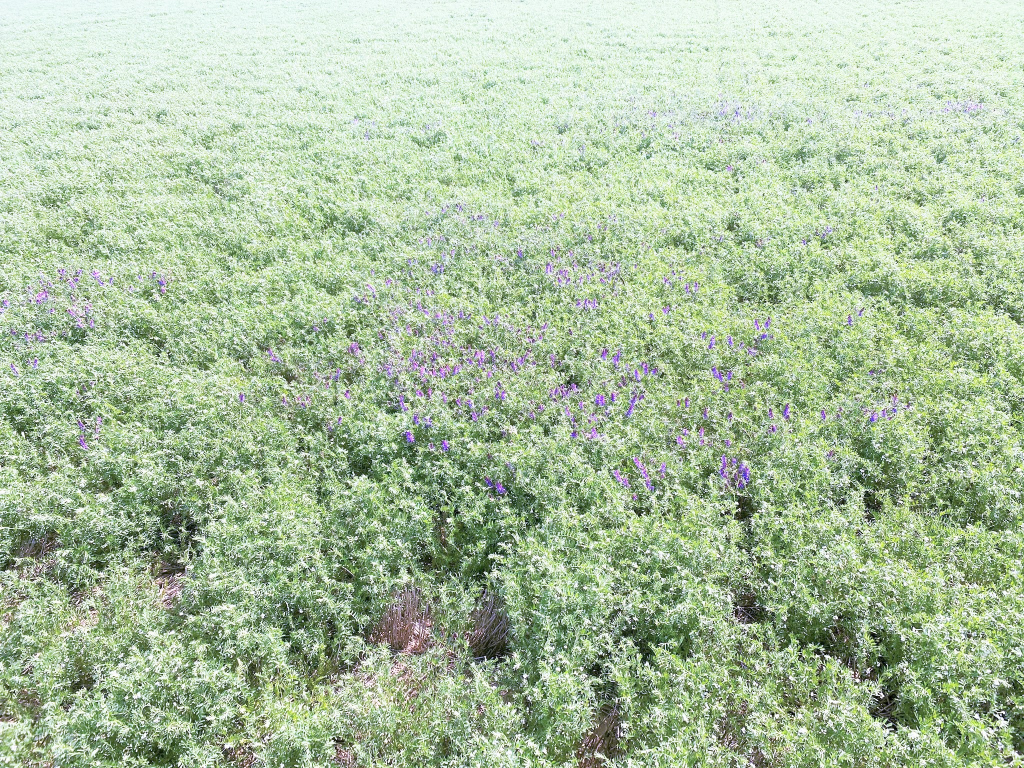
#> input picture tares-lentils_brighter.jpg, 2048 x 1536 px (shown at 1/2 size)
$ python flower_detector.py
#> lines starting #> are read from the running program, lines starting #| are printed output that depends on the picture; after the words box and inside, x2 and y2 are one past the last pixel; in counts of white or black regions, pixels touching at a corner belong together
### trackbar_mgmt.py
import numpy as np
import cv2


def nothing(x):
    pass

def colour_mask(image, winName):
    ch1Min = cv2.getTrackbarPos('ch1Min', winName)
    ch1Max = cv2.getTrackbarPos('ch1Max', winName)
    ch2Min = cv2.getTrackbarPos('ch2Min', winName)
    ch2Max = cv2.getTrackbarPos('ch2Max', winName)
    ch3Min = cv2.getTrackbarPos('ch3Min', winName)
    ch3Max = cv2.getTrackbarPos('ch3Max', winName)

    lowerThresh = np.array([ch1Min, ch2Min, ch3Min])
    upperThresh = np.array([ch1Max, ch2Max, ch3Max])

    thresh = cv2.inRange(image, lowerThresh, upperThresh)

    kernel = cv2.getStructuringElement(cv2.MORPH_ELLIPSE, (3, 3))
    thresh = cv2.morphologyEx(thresh, cv2.MORPH_OPEN, kernel)
    paramsDict = {"ch1Min": ch1Min, "ch1Max": ch1Max,
                  "ch2Min": ch2Min, "ch2Max": ch2Max,
                  "ch3Min": ch3Min, "ch3Max": ch3Max}

    return thresh, paramsDict

def create_trackbars(winName, paramsDict):
    cv2.createTrackbar('ch1Min', winName, paramsDict['ch1Min'], 179, nothing)
    cv2.createTrackbar('ch1Max', winName, paramsDict['ch1Max'], 179, nothing)
    cv2.createTrackbar('ch2Min', winName, paramsDict['ch2Min'], 255, nothing)
    cv2.createTrackbar('ch2Max', winName, paramsDict['ch2Max'], 255, nothing)
    cv2.createTrackbar('ch3Min', winName, paramsDict['ch2Min'], 255, nothing)
    cv2.createTrackbar('ch3Max', winName, paramsDict['ch3Max'], 255, nothing)

### sliding_window.py

# returns a new part of the image based on an input, stepsize and window size
# check out Pyimagesearch for the full tutorial on sliding windows and pyramids. This has been adapted from there.
def sliding_window(image, stepSizeW, stepSizeH, windowSize):
    window_id = 0
    for y in range(0, image.shape[0], stepSizeH):
        for x in range(0, image.shape[1], stepSizeW):
            window_id += 1
            yield (window_id, x, y, image[y:y + windowSize[1], x:x + windowSize[0]])

### flower_detector.py
from trackbar_mgmt import colour_mask, create_trackbars
from sliding_window import sliding_window
import imutils
import json
import cv2
import os

######## ENTER PARAMETERS HERE ##########
IMAGE_PATH = "tares-lentils_brighter.jpg" # path to the input image
SAVE_NAME = "exB_hsv_bright.jpg" # save name for output
SLIDERS = False # toggle the slider adjustment for thresholds
TOTAL_COUNT = 0
#########################################

# if a json file with the saved parameters exists load it
if os.path.exists("parameters.json"):
    with open("parameters.json", 'r') as f:
#> (reads parameters.json from the repository)
        paramsDict = json.load(f)
        print(paramsDict)
    print("[INFO] Loaded parameters from file...")
# else create a new one
else:
    paramsDict = {"ch1Min": 0, "ch1Max": 179,
                  "ch2Min": 0, "ch2Max": 55,
                  "ch3Min": 65, "ch3Max": 170}
    print("[INFO] No file found, using default parameters...")

# create the window/trackbars
cv2.namedWindow("Output", cv2.WINDOW_AUTOSIZE)
segmentationWindow = 'Segmentation Params'
cv2.namedWindow(segmentationWindow)
create_trackbars(segmentationWindow, paramsDict)
cv2.waitKey(10000)

# read the image, resize
image = cv2.imread(IMAGE_PATH)
#> image is the input picture: shape (1536, 2048, 3); mean B, G, R 158.6, 190.5, 170.9
image = imutils.resize(image, width=1200)
#> image: shape (900, 1200, 3)

# split the image into channels and create the exBR composite image, removing the green channel.
# Result is converted to HSV
b, g, r = cv2.split(image)
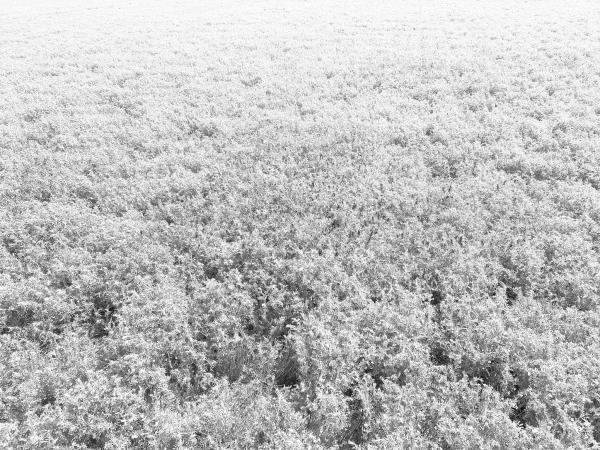
#> g: shape (900, 1200) (shown at 1/2 size); min 2, max 255, mean 190.5
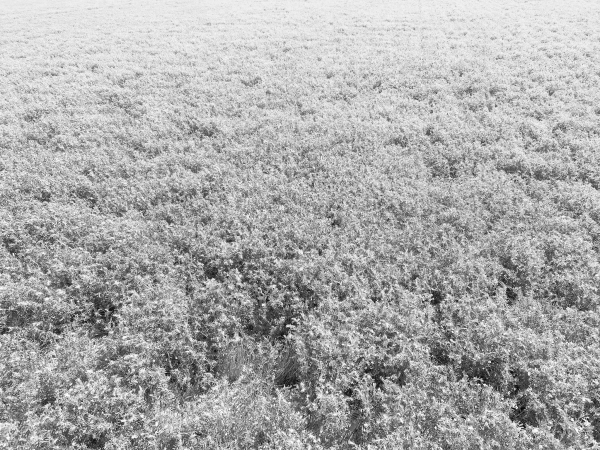
#> r: shape (900, 1200) (shown at 1/2 size); min 1, max 255, mean 170.9
merged = cv2.merge((b, b, r))
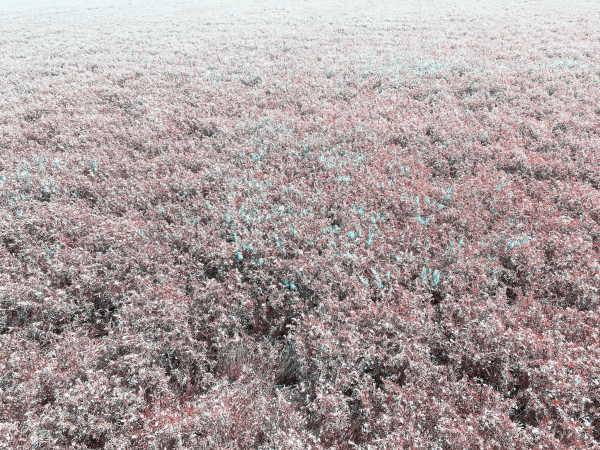
#> merged: shape (900, 1200, 3) (shown at 1/2 size); mean of channels 0, 1, 2 158.6, 158.6, 170.9; drawn as B, G, R
hsv = cv2.cvtColor(merged, cv2.COLOR_BGR2HSV)
#> hsv: shape (900, 1200, 3); mean H, S, V 18.9, 27, 172.3
display = image.copy()

# set the sliding window parameters
STEPH = int(image.shape[0] / 10)
#> STEPH = 90
WINH = int(image.shape[0] / 10)
#> WINH = 90
STEPW = int(image.shape[1] / 10)
#> STEPW = 120
WINW = int(image.shape[1] / 10)
#> WINW = 120

# create sliding windows
for (winID, x, y, imageOut) in sliding_window(hsv, stepSizeH=STEPH, stepSizeW=STEPW, windowSize=(WINW, WINH)):
    cv2.rectangle(display, (x, y), (x + WINW, y + WINH), (0, 255, 0), 2)
#> display: shape (900, 1200, 3); mean B, G, R 158.4, 190.5, 170.6
    if imageOut.shape[0] != WINH or imageOut.shape[1] != WINW:
        continue

    # if SLIDERS is TRUE open up the masked image and allow user input to change threshold values on sliders
    while SLIDERS:
        thresh, paramsDict = colour_mask(imageOut, segmentationWindow)
        masked = cv2.bitwise_and(imageOut, imageOut, mask=thresh)
        cv2.imshow("slider", masked)
        k = cv2.waitKey(5) & 0xFF
        if k == 27:
            # save the parameters to file for next time
            with open('parameters.json', 'w+') as f:
                json.dump(paramsDict, f, indent=4)
                print("[INFO] Parameters saved")
            break

    # run the thresholding and masking
    thresh, paramsDict = colour_mask(imageOut, segmentationWindow)
#> in colour_mask, `thresh = cv2.inRange(image, lowerThresh, upperThresh)`:
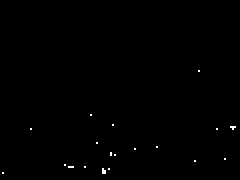
#> thresh: shape (90, 120) (shown 2 times larger); 0.27% white in thin lines or dots, all inside (x1, y1, x2, y2) = (1, 35, 118, 87)
#> in colour_mask, `thresh = cv2.inRange(image, lowerThresh, upperThresh)`:
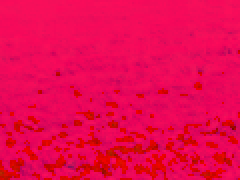
#> image: shape (90, 120, 3) (shown 2 times larger); mean of channels 0, 1, 2 79.6, 7.7, 233.2; drawn as B, G, R
#> in colour_mask, `thresh = cv2.morphologyEx(thresh, cv2.MORPH_OPEN, kernel)`: thresh: shape (90, 120); every value is 0
#> paramsDict = {'ch1Min': 0, 'ch1Max': 179, 'ch2Min': 0, 'ch2Max': 55, 'ch3Min': 0, 'ch3Max': 170}
    masked = cv2.bitwise_and(imageOut, imageOut, mask=thresh)
#> masked: shape (90, 120, 3); every value is 0

    # find the contours
    cnts = cv2.findContours(thresh.copy(), cv2.RETR_EXTERNAL, cv2.CHAIN_APPROX_SIMPLE)
#> cnts = 0 contours
    cnts = imutils.grab_contours(cnts)
#> cnts = []
    for c in cnts:
        # filter based on total area
        if cv2.contourArea(c) > 2:
            (Cx, Cy), radius = cv2.minEnclosingCircle(c)
            cv2.circle(display, (int(Cx + x), int(Cy + y)), int(radius), (0, 0, 255), 1)
            TOTAL_COUNT += 1
#> this loop made 0 passes
#> after the loop, TOTAL_COUNT = 0
    tempImage = display.copy()

    # add the count of flowers identfied
    cv2.putText(tempImage, "{} flowers detected".format(TOTAL_COUNT),
                (int(display.shape[1] / 2) - 140, int(display.shape[0] / 10)),
                cv2.FONT_HERSHEY_SIMPLEX, 0.75, (255, 20, 20), 2)
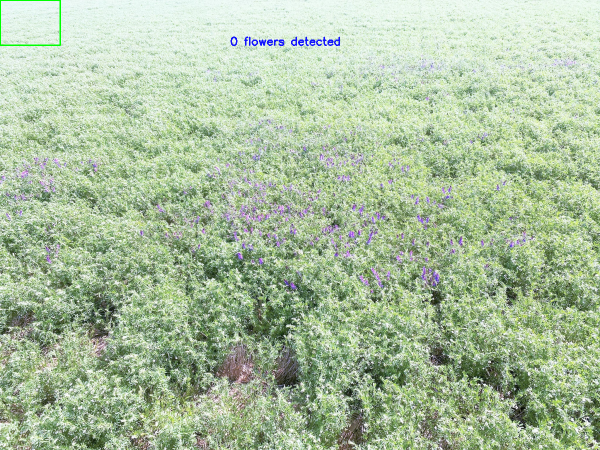
#> tempImage: shape (900, 1200, 3) (shown at 1/2 size); mean B, G, R 158.4, 190.2, 170.4
    cv2.imshow("Output", tempImage)
    cv2.waitKey(200)

# Write the total number of weeds detected on the image and then save it to file
cv2.putText(display, "{} flowers detected".format(TOTAL_COUNT), (int(display.shape[1] / 2) - 140, int(display.shape[0] / 10)),
            cv2.FONT_HERSHEY_SIMPLEX, 0.75, (255, 20, 20), 2)
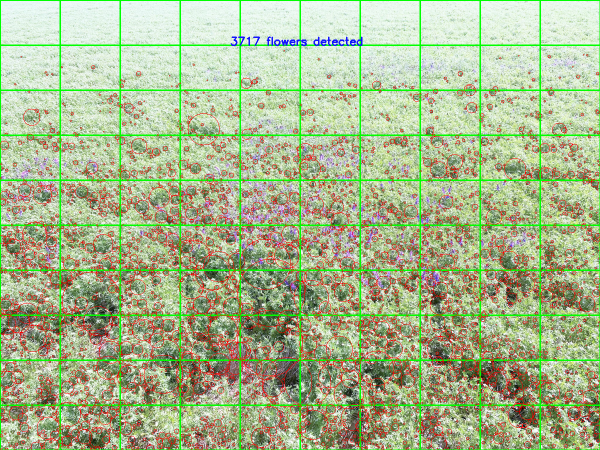
#> display: shape (900, 1200, 3) (shown at 1/2 size); mean B, G, R 141.9, 183.4, 168.3
cv2.imshow("Output", display)
cv2.waitKey(3000)
cv2.imwrite(SAVE_NAME, display)
cv2.destroyAllWindows()
